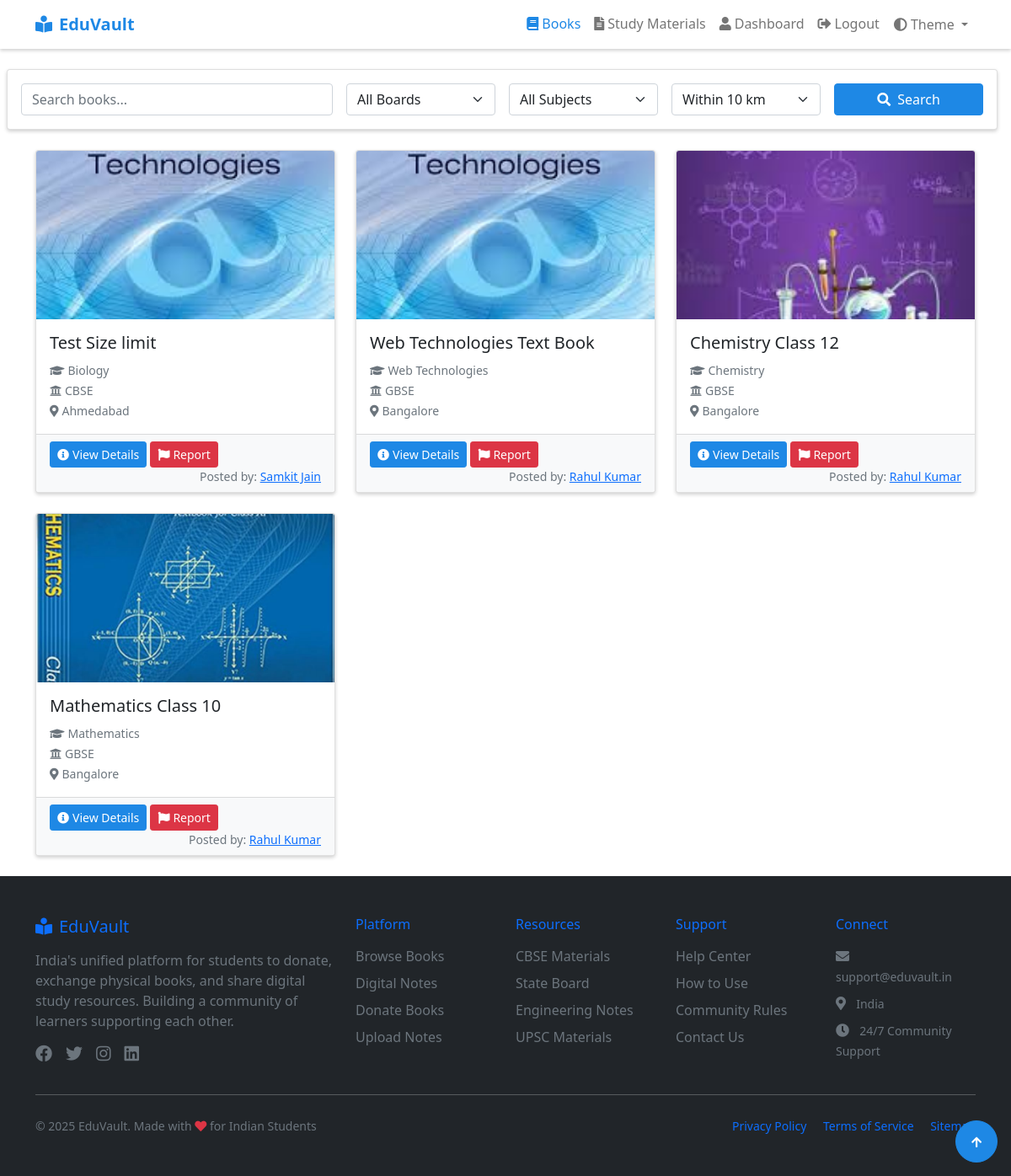
The app's page /books/list.php (signed in) with its own data.
### tables this page shows
CREATE TABLE `book_listings` (
  `id` int(11) NOT NULL,
  `user_id` int(11) DEFAULT NULL,
  `title` varchar(255) DEFAULT NULL,
  `status` enum('Available','Donated') DEFAULT 'Available',
  `image_path` varchar(255) DEFAULT NULL,
  `location` varchar(100) DEFAULT NULL,
  `created_at` timestamp NOT NULL DEFAULT current_timestamp(),
  `board_id` int(11) DEFAULT NULL,
  `subject_id` int(11) DEFAULT NULL
);

CREATE TABLE `subjects` (
  `id` int(11) NOT NULL,
  `name` varchar(100) NOT NULL
);

CREATE TABLE `boards` (
  `id` int(11) NOT NULL,
  `name` varchar(50) NOT NULL
);

CREATE TABLE `users` (
  `id` int(11) NOT NULL,
  `name` varchar(100) NOT NULL,
  `email` varchar(100) NOT NULL,
  `avatar_path` varchar(255) NOT NULL DEFAULT 'default.png',
  `password` varchar(255) NOT NULL,
  `location` varchar(100) DEFAULT NULL,
  `phone` varchar(15) DEFAULT NULL,
  `status` enum('blocked','active') NOT NULL DEFAULT 'active',
  `created_at` timestamp NOT NULL DEFAULT current_timestamp(),
  `last_active` timestamp NULL DEFAULT current_timestamp(),
  `latitude` decimal(10,8) DEFAULT NULL,
  `longitude` decimal(11,8) DEFAULT NULL
);

### includes/session.php (called while the page is built, shortened)
<?php
function isLoggedIn()
{
    return isset($_SESSION['user_id']);
}
?>

### books/list.php (the view, shortened to what this page needs)
<?php
require_once '../includes/db_connect.php';
require_once '../includes/session.php';
$where_conditions = ["b.status = 'Available'"];
$search = isset($_GET['search']) ? mysqli_real_escape_string($mysqli, $_GET['search']) : '';
$where_clause = implode(' AND ', $where_conditions);
$query = "SELECT b.*, u.name as owner_name, u.location as owner_location, s.name as subject, bo.name as board,u.id as owner_id,
                 b.image_path, b.created_at, b.user_id
        FROM book_listings b
        JOIN users u ON b.user_id = u.id
        JOIN subjects s ON b.subject_id = s.id
        JOIN boards bo ON b.board_id = bo.id
        WHERE $where_clause
        ORDER BY b.created_at DESC";
$result = mysqli_query($mysqli, $query);
$distance = isset($_GET['distance']) ? (int)$_GET['distance'] : 10;
if (isLoggedIn()) {
    $user_query = "SELECT location, latitude, longitude FROM users WHERE id = " . $_SESSION['user_id'];
    $user_result = mysqli_query($mysqli, $user_query);
    $user_data = mysqli_fetch_assoc($user_result);
}
require_once '../includes/header.php';
?>
<div class="row mb-4 container-fluid gx-2">
    <div class="col-md-12">
        <div class="card shadow-sm">
            <div class="card-body">
                <form method="GET" class="row g-3" >
                    <div class="col-md-4">
                        <input type="text" name="search" class="form-control bg-dark-body"
                               placeholder="Search books..." value="<?php echo htmlspecialchars($search); ?>">
                    </div>
                    <div class="col-md-2">
                        <select name="board" class="form-select bg-dark-body">
                            <option value="">All Boards</option>
                        </select>
                    </div>
                    <div class="col-md-2">
                        <select name="subject" class="form-select bg-dark-body">
                            <option value="">All Subjects</option>
                        </select>
                    </div>
                    <?php if (isLoggedIn() && $user_data['latitude'] && $user_data['longitude']): ?>
                    <div class="col-md-2">
                        <select name="distance" class="form-select bg-dark-body">
                            <option value="10" <?php echo $distance == 10 ? 'selected' : ''; ?>>Within 10 km</option>
                        </select>
                    </div>
                    <?php endif; ?>
                    <div class="col-md-2">
                        <button type="submit" class="btn btn-primary w-100">
                            <i class="fas fa-search me-2"></i>Search
                        </button>
                    </div>
                </form>
            </div>
        </div>
    </div>
</div>
<div class="container-md">
    <div class="row">
        <?php if (mysqli_num_rows($result) > 0): ?>
            <?php while ($book = mysqli_fetch_assoc($result)): ?>
                <div class="col-md-4 mb-4">
                    <div class="card h-100 shadow-sm">
                        <?php if (!empty($book['image_path'])):?>
                            <img src="<?php echo $book['image_path']; ?>" class="card-img-top" alt="Book Cover"
                                 style="height: 200px; object-fit: cover;">
                        <?php endif; ?>
                        <div class="card-body">
                            <h5 class="card-title"><?php echo htmlspecialchars($book['title']); ?></h5>
                            <p class="card-text">
                                <small class="text-muted">
                                    <i class="fas fa-graduation-cap me-1"></i><?php echo htmlspecialchars($book['subject']); ?>
                                    <br>
                                    <i class="fas fa-university me-1"></i><?php echo htmlspecialchars($book['board']); ?>
                                    <br>
                                    <i class="fas fa-map-marker-alt me-1"></i><?php echo htmlspecialchars($book['owner_location']); ?>
                                </small>
                            </p>
                        </div>
                        <div class="card-footer gy-2">
                            <?php if (isLoggedIn()): ?>
                            <a href="view.php?id=<?php echo $book['id']; ?>" class="btn btn-primary btn-sm">
                                <i class="fas fa-info-circle me-1"></i>View Details
                            </a>
                                <button class="btn btn-danger btn-sm" data-bs-toggle="modal" data-bs-target="#exampleModal"
                                    data-content-type="book" data-report-id="<?php echo $book['id']; ?>"
                                    data-report-title="<?php echo htmlspecialchars($book['title']); ?>">
                                    <i class="fas fa-flag me-1"></i>Report
                                </button>
                            <?php else: ?>
                            <a href="view.php?id=<?php echo $book['id']; ?>" class="btn btn-primary btn-sm">
                                <i class="fas fa-info-circle me-1"></i>View Details
                            </a>
                            <?php endif; ?>
                            <small class="float-end text-muted">
                            <?php if (isLoggedIn()): ?>
                                Posted by: <a href="../pages/view.php?id=<?php echo htmlspecialchars($book['owner_id']) ?>">
                                <?php echo htmlspecialchars($book['owner_name']); ?></a>
                            <?php else: ?>
                                Posted by: <?php echo htmlspecialchars($book['owner_name']); ?>
                            <?php endif; ?>
                            </small>
                        </div>
                    </div>
                </div>
            <?php endwhile; ?>
        <?php endif; ?>
    </div>
</div>
<?php require_once '../includes/footer.php'; ?>

### assets/css/theme.css (style rules this page uses)
:root { --primary-color: #1e88e5; --primary-dark: #1565c0; --secondary-color: #757575; --success-color: #43a047; --warning-color: #fdd835; --danger-color: #e53935; --bs-body-bg: #ffffff; --bg-subtle: #f8f9fa; --bg-body-tertiary: #ffffff; --bs-border-color: rgba(0, 0, 0, 0.125); --bs-body-color: #212529; --bs-hover-color: #15181a; --bs-shadow: rgba(0, 0, 0, 0.189); }
body, .bg-dark-body, .list-group-item { background-color: var(--bs-body-bg) !important; color: var(--bs-body-color) !important; transition: background-color 0.3s ease, color 0.3s ease; }
.btn-primary { background-color: var(--primary-color); border-color: var(--primary-color); transition: background-color 0.3s ease, border-color 0.3s ease; }
.card, .stat-card, .modal-body { background-color: var(--bg-body-tertiary); border: 1px solid var(--bs-border-color); box-shadow: 0 0.125rem 0.25rem var(--bs-shadow) !important; }
.card-header, .card-footer, .modal-header, .modal-footer { background-color: var(--bg-subtle); }

### records on screen
book_listings: image_path (picture), title "Test Size limit", subject.name "Biology", board.name "CBSE", user.location "Ahmedabad", user.name "Samkit Jain"
book_listings: image_path (picture), title "Web Technologies Text Book", subject.name "Web Technologies", board.name "GBSE", user.location "Bangalore", user.name "Rahul Kumar"
book_listings: image_path (picture), title "Chemistry Class 12", subject.name "Chemistry", board.name "GBSE", user.location "Bangalore", user.name "Rahul Kumar"
book_listings: image_path (picture), title "Mathematics Class 10", subject.name "Mathematics", board.name "GBSE", user.location "Bangalore", user.name "Rahul Kumar"
